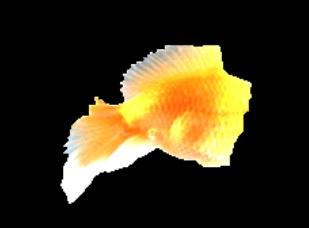
//> input picture 24463.jpg, 309 x 228 px
$ ./pointSetBoundingRect   (built with g++ and OpenCV 4)
//> lines starting //> are read from the running program, lines starting //| are printed output that depends on the picture; after the words box and inside, x2 and y2 are one past the last pixel; in counts of white or black regions, pixels touching at a corner belong together
### qa.hpp
#define QA_MULTI_DEMO true


int a1( int argc, char** argv );
int a5147( int argc, char** argv );
int bitwisesample( int argc, char** argv );
int apointSetBoundingRect( int argc, char** argv );
bool detectAndDrawChessboardCorners();
bool detectAndDrawCentersOfCircles();
int a25912( int argc, char** argv );
int a69434( int argc, char** argv );
int a24463( int argc, char** argv );
int a65061( int argc, char** argv );
int a23910( int argc, char** argv );
int a59782( int argc, char** argv );
int a24405( int argc, char** argv );
int a65164( int argc, char** argv );
int a65164a( int argc, char** argv );
int a68942( int argc, char** argv );
int a66209( int argc, char** argv );
int a4183( int argc, char** argv );
int so32584486(int argc, char** argv);

### pointSetBoundingRect.cpp
#include "qa.hpp"
#include "opencv2/imgproc.hpp"
#include "opencv2/highgui.hpp"

using namespace cv;
using namespace std;


static Rect pointSetBoundingRect( const Mat& points , Mat m)
{
    int npoints = points.checkVector(2);


    int  xmin = 0, ymin = 0, xmax = -1, ymax = -1, i;
    Point ptxmin , ptymin , ptxmax , ptymax;

    if( npoints == 0 )
        return Rect();

    const Point* pts = points.ptr<Point>();
    Point pt = pts[0];

    ptxmin = ptymin = ptxmax = ptymax = pt;
    xmin = xmax = pt.x;
    ymin = ymax = pt.y;

    for( i = 1; i < npoints; i++ )
    {
        pt = pts[i];

        if( xmin > pt.x )
        {
            xmin = pt.x;
            ptxmin = pt;
        }


        if( xmax < pt.x )
        {
            xmax = pt.x;
            ptxmax = pt;
        }

        if( ymin > pt.y )
        {
            ymin = pt.y;
            ptymin = pt;
        }

        if( ymax < pt.y )
        {
            ymax = pt.y;
            ptymax = pt;
        }
    }
    ellipse( m, ptxmin, Size( 3, 3), 0, 0, 360, Scalar( 255, 0, 255 ), 2, 8, 0 );
    ellipse( m, ptxmax, Size( 3, 3), 0, 0, 360, Scalar( 255, 0, 255 ), 2, 8, 0 );
    ellipse( m, ptymin, Size( 3, 3), 0, 0, 360, Scalar( 255, 0, 255 ), 2, 8, 0 );
    ellipse( m, ptymax, Size( 3, 3), 0, 0, 360, Scalar( 255, 0, 255 ), 2, 8, 0 );
    return Rect(xmin, ymin, xmax - xmin + 1, ymax - ymin + 1);
}


#if QA_MULTI_DEMO
int main( int argc, char** argv )
{
    apointSetBoundingRect( argc, argv );
}
#endif

int apointSetBoundingRect(int argc, char** argv)
{
//> called with argc = 1
    char* filename = argc >= 2 ? argv[1] : (char*)"24463.jpg";
    Mat src=imread( filename, 0 );
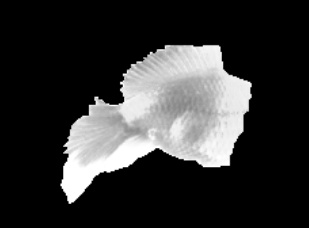
//> src: 228 rows x 309 cols, CV_8UC1; min 0, max 255, mean 50.2

    Mat dst = Mat::zeros(src.rows, src.cols, CV_8UC3);

    src = src > 127;
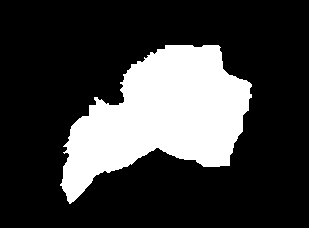
//> src: 228 rows x 309 cols, CV_8UC1; 23.7% white; 1 white region
    namedWindow( "Source", 1 );
    imshow( "Source", src );

    vector<vector<Point> > contours;
    vector<Vec4i> hierarchy;

    findContours( src, contours, hierarchy,
                  CV_RETR_CCOMP, CHAIN_APPROX_SIMPLE );
//> contours = 1 contour; box (x1, y1, x2, y2) and area: (60, 45, 252, 204) 16425


    Rect minRect;

    if (contours.size()>0)
    {

        for( size_t i = 0; i<contours.size() ; i++ )
        {
            Scalar color( rand()&255, rand()&255, rand()&255 );
            drawContours( dst, contours, i, color, FILLED, 8, hierarchy );

            minRect = pointSetBoundingRect( Mat(contours[i]),dst );
            rectangle( dst, minRect, Scalar(rand()&255,rand()&255,rand()&255), 1, 8 );
            imshow( "contours", dst );

        }
//> this loop made 1 pass
//> npoints in pointSetBoundingRect on pass 1: 223
//> pass 1, in apointSetBoundingRect, `minRect = pointSetBoundingRect( Mat(contours[i]),dst );`:
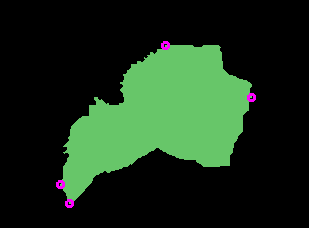
//> dst: 228 rows x 309 cols, CV_8UC3; mean B, G, R 25.7, 46.8, 25.2
//> pass 1, in apointSetBoundingRect, `imshow( "contours", dst );`:
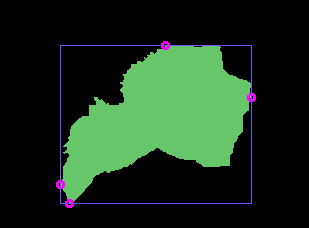
//> window 'contours': 228 rows x 309 cols, CV_8UC3; mean B, G, R 28, 47.5, 26.2

    }

    imshow( "contours", dst );

    moveWindow( "Source", 40, 40 );
    moveWindow( "contours", 550, 40 );

    waitKey(0);

    return 0;
}
